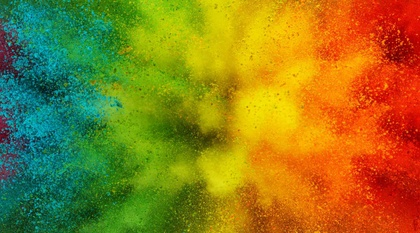
%> input picture img.jpg, 420 x 233 px, shrunk from 1800 x 1000 before the run
$ octave img2bw.m   (GNU Octave 9; MATLAB toolbox functions it lacks are replaced by stand-ins)
%> lines starting %> are read from the running program, lines starting %| are printed output that depends on the picture; in (x1, y1, x2, y2) boxes, pixels count from 0 and x2, y2 are one past the last pixel; in counts of white or black regions, pixels touching at a corner belong together; the program's own positions count from 1
img = imread("img.jpg");
%> img is the input picture: size 233x420x3 uint8; mean R, G, B 143.4, 123.4, 28.7

[rows, cols, channels] = size(img);
%> rows = 233; cols = 420; channels = 3

gray_img = zeros(rows, cols, 'uint8');

for i = 1:rows
    for j = 1:cols
        R = double(img(i,j,1));
        G = double(img(i,j,2));
        B = double(img(i,j,3));

        gray_val = (R + G + B) / 3;
         gray_img(i,j) = uint8(gray_val);
    end
end
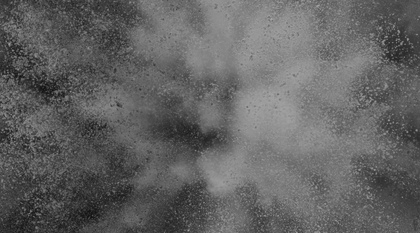
%> gray_img: size 233x420 uint8; min 15, max 166, mean 98.5
bw_img = zeros(rows, cols, 'uint8');
threshold = 128;
for i = 1:rows
    for j = 1:cols
        if gray_img(i,j) >= threshold
            bw_img(i,j) = 255;
        else
            bw_img(i,j) = 0;
        end
    end
end
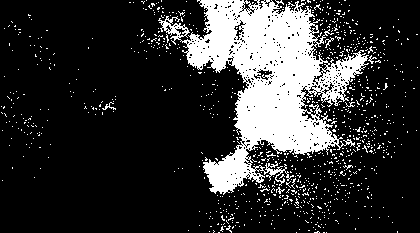
%> bw_img: size 233x420 uint8; 19.5% white; 960 white regions (954 under 20 px), largest, box (x1, y1, x2, y2) and area: (158, 0, 369, 195) 16771, (102, 102, 116, 110) 36, (325, 37, 334, 48) 29, (368, 55, 377, 64) 26, (276, 187, 285, 194) 25, (345, 102, 355, 107) 22

figure;
subplot(1,2,1); imshow(img);
title('Original RGB Image');
subplot(1,2,2); imshow(bw_img);

title('BW Image(Threshold=128)');
